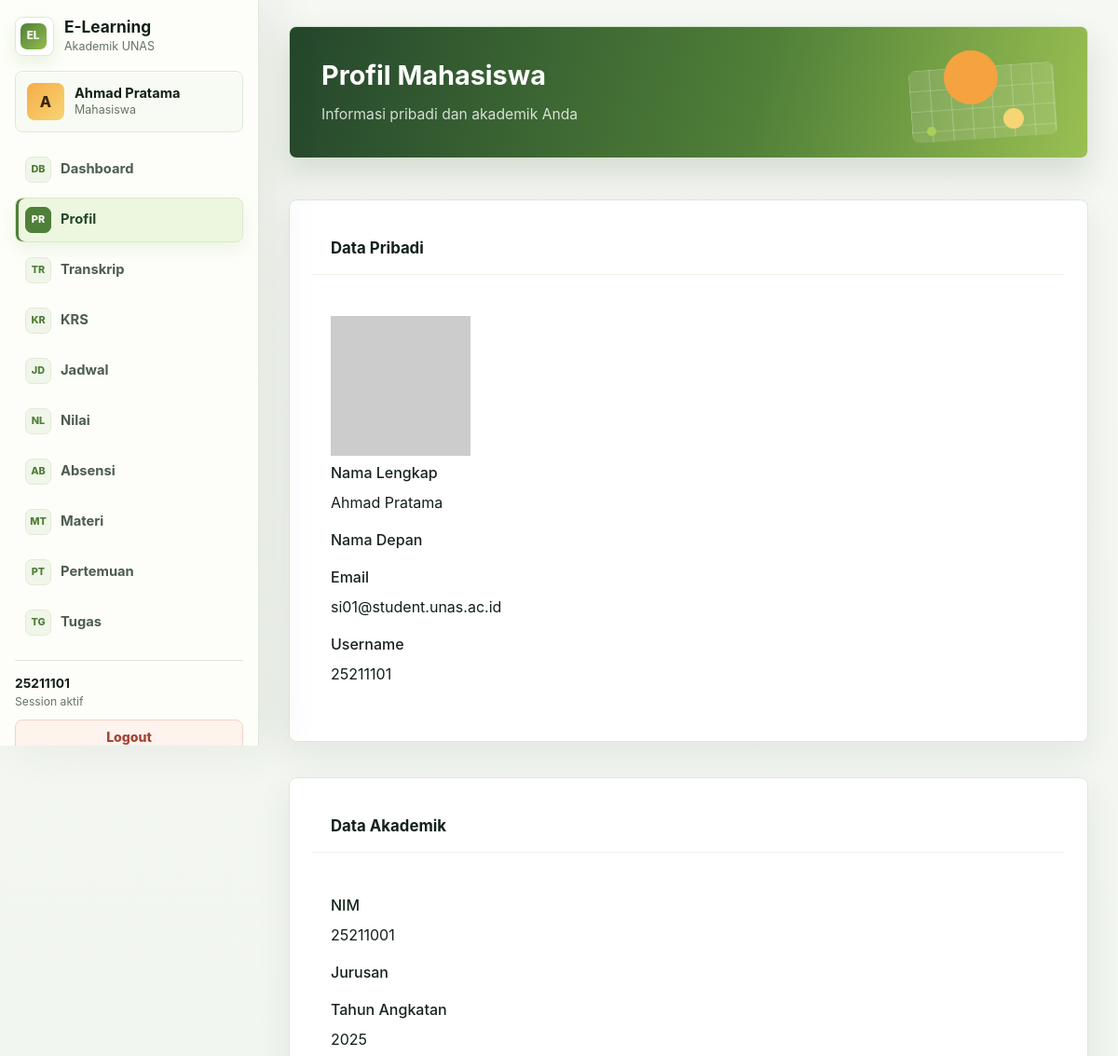
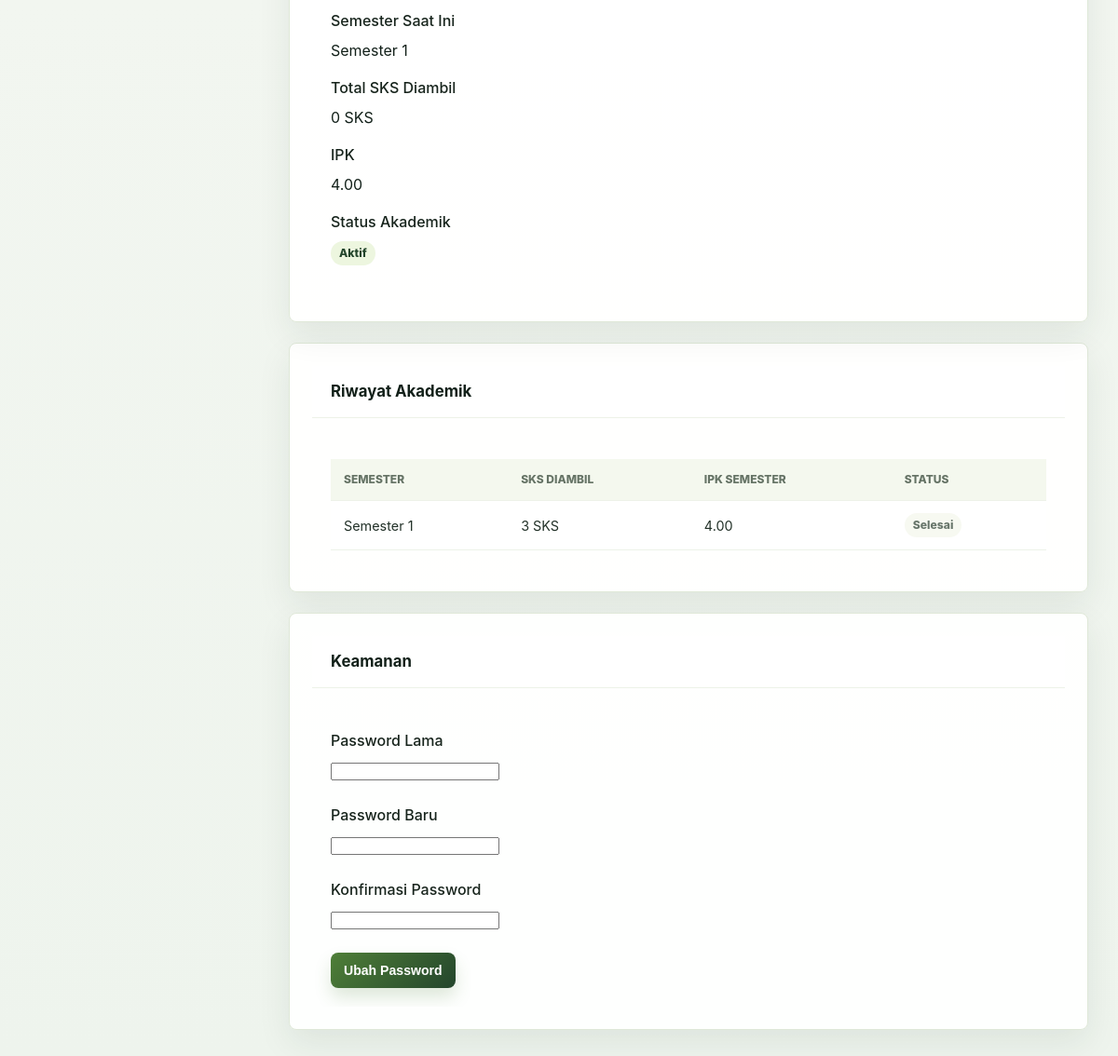
The page /src/mahasiswa/profil.php (signed in) on the database its author committed (2 pictures, top to bottom).
### tables this page shows
CREATE TABLE IF NOT EXISTS mahasiswa (
  id INT PRIMARY KEY AUTO_INCREMENT,
  user_id INT NOT NULL UNIQUE,
  nim VARCHAR(20) UNIQUE,
  jurusan_id INT NOT NULL,
  tahun_angkatan INT NOT NULL,
  semester_saat_ini INT DEFAULT 1,
  total_sks_diambil INT DEFAULT 0,
  total_sks_lulus INT DEFAULT 0,
  ipk DECIMAL(3,2) DEFAULT 0.00,
  status_akademik ENUM('aktif', 'cuti', 'lulus', 'drop') DEFAULT 'aktif',
  created_at TIMESTAMP DEFAULT CURRENT_TIMESTAMP,
  updated_at TIMESTAMP DEFAULT CURRENT_TIMESTAMP ON UPDATE CURRENT_TIMESTAMP,
  FOREIGN KEY (user_id) REFERENCES users(id) ON DELETE CASCADE,
  FOREIGN KEY (jurusan_id) REFERENCES jurusan(id),
  INDEX idx_jurusan (jurusan_id),
  INDEX idx_tahun_angkatan (tahun_angkatan)
);

CREATE TABLE IF NOT EXISTS users (
  id INT PRIMARY KEY AUTO_INCREMENT,
  username VARCHAR(8) UNIQUE NOT NULL,
  password VARCHAR(255) NOT NULL,
  nama_lengkap VARCHAR(100) NOT NULL,
  nama_depan VARCHAR(50) NOT NULL,
  email VARCHAR(100),
  role ENUM('mahasiswa', 'dosen', 'admin') NOT NULL,
  status ENUM('aktif', 'nonaktif') DEFAULT 'aktif',
  last_login TIMESTAMP NULL,
  created_at TIMESTAMP DEFAULT CURRENT_TIMESTAMP,
  updated_at TIMESTAMP DEFAULT CURRENT_TIMESTAMP ON UPDATE CURRENT_TIMESTAMP,
  INDEX idx_username (username),
  INDEX idx_role (role)
);

### src/auth/check_auth.php (called while the page is built, shortened)
<?php
function isLoggedIn() {
  return isset($_SESSION['user_id']) && !empty($_SESSION['user_id']);
}
function getCurrentUser() {
  return [
    'id' => $_SESSION['user_id'],
    'username' => $_SESSION['username'],
    'nama_lengkap' => $_SESSION['nama_lengkap'],
    'role' => $_SESSION['role'],
    'email' => $_SESSION['email'] ?? null
  ];
}
?>

### src/helpers/db.php (called while the page is built, shortened)
<?php
function executeQuery($conn, $sql, $params = [], $types = '') {
  try {
    $stmt = $conn->prepare($sql);
    if (!empty($params)) {
      $stmt->bind_param($types, ...$params);
    }
    if (!$stmt->execute()) {
      throw new Exception("Execute failed: " . $stmt->error);
    }
    return $stmt;
  } catch (Exception $e) {
    error_log("Database error: " . $e->getMessage());
    return false;
  }
}
function fetchRow($conn, $sql, $params = [], $types = '') {
  $stmt = executeQuery($conn, $sql, $params, $types);
  $result = $stmt->get_result();
  $row = $result->fetch_assoc();
  return $row;
}
function fetchOne($conn, $sql, $params = [], $types = '') {
  return fetchRow($conn, $sql, $params, $types);
}
function fetchAll($conn, $sql, $params = [], $types = '') {
  $stmt = executeQuery($conn, $sql, $params, $types);
  $result = $stmt->get_result();
  $rows = [];
  while ($row = $result->fetch_assoc()) {
    $rows[] = $row;
  }
  return $rows;
}
function getMahasiswaByUserId($conn, $userId) {
  return fetchRow($conn, "
    SELECT m.*, j.nama_jurusan, u.nama_lengkap, u.email
    FROM mahasiswa m
    JOIN jurusan j ON m.jurusan_id = j.id
    JOIN users u ON m.user_id = u.id
    WHERE m.user_id = ?
  ", [$userId], 'i');
}
function calculateIPK($conn, $mahasiswaId) {
  $result = fetchOne($conn, "
    SELECT AVG(CASE
      WHEN grade = 'A' THEN 4.0
      WHEN grade = 'A-' THEN 3.7
      WHEN grade = 'B+' THEN 3.3
      WHEN grade = 'B' THEN 3.0
      WHEN grade = 'B-' THEN 2.7
      WHEN grade = 'C+' THEN 2.3
      WHEN grade = 'C' THEN 2.0
      WHEN grade = 'D' THEN 1.0
      ELSE 0.0
    END) as ipk
    FROM krs
    WHERE mahasiswa_id = ? AND grade IS NOT NULL
  ", [$mahasiswaId], 'i');
  return $result['ipk'] ?? 0;
}
function getAcademicHistory($conn, $mahasiswaId) {
  return fetchAll($conn, "
    SELECT
      m.semester,
      COUNT(*) as jumlah_matkul,
      SUM(m.sks) as sks_diambil,
      AVG(CASE
        WHEN k.grade = 'A' THEN 4.0
        WHEN k.grade = 'A-' THEN 3.7
        WHEN k.grade = 'B+' THEN 3.3
        WHEN k.grade = 'B' THEN 3.0
        WHEN k.grade = 'B-' THEN 2.7
        WHEN k.grade = 'C+' THEN 2.3
        WHEN k.grade = 'C' THEN 2.0
        WHEN k.grade = 'D' THEN 1.0
        ELSE 0.0
      END) as ipk_semester,
      'selesai' as status
    FROM krs k
    JOIN matakuliah m ON k.matakuliah_id = m.id
    WHERE k.mahasiswa_id = ? AND k.grade IS NOT NULL
    GROUP BY m.semester
    ORDER BY m.semester ASC
  ", [$mahasiswaId], 'i');
}

### src/mahasiswa/profil.php (the view, shortened to what this page needs)
<?php
require_once __DIR__ . '/../../config/database.php';
require_once __DIR__ . '/../helpers/db.php';
require_once __DIR__ . '/../auth/check_auth.php';
$user = getCurrentUser();
$mahasiswa = getMahasiswaByUserId($conn, $user['id']);
$ipk = calculateIPK($conn, $mahasiswa['id']);
?>
<!DOCTYPE html>
<html lang="id">
<head>
    <link rel="stylesheet" href="/elearning_unas/public/css/style.css?v=20260702-fix3">
  <link rel="stylesheet" href="/elearning_unas/public/css/app.css?v=20260702-fix3">
</head>
<body>
    <div class="container-main">
        <?php include __DIR__ . '/../components/sidebar.php'; ?>
        <main class="content">
            <div class="page-header">
                <h1>Profil Mahasiswa</h1>
                <p>Informasi pribadi dan akademik Anda</p>
            </div>
            <div class="grid grid-2">
                <div class="card">
                    <div class="card-header">
                        <h2>Data Pribadi</h2>
                    </div>
                    <div class="card-body">
                        <div class="profile-photo">
                            <img src="https://via.placeholder.com/150" alt="Foto Profil" class="avatar-large">
                        </div>
                        <div class="info-group">
                            <label>Nama Lengkap</label>
                            <p><?php echo htmlspecialchars($user['nama_lengkap']); ?></p>
                        </div>
                        <div class="info-group">
                            <label>Nama Depan</label>
                        </div>
                        <div class="info-group">
                            <label>Email</label>
                            <p><?php echo htmlspecialchars($user['email']); ?></p>
                        </div>
                        <div class="info-group">
                            <label>Username</label>
                            <p><?php echo htmlspecialchars($user['username']); ?></p>
                        </div>
                    </div>
                </div>
                <div class="card">
                    <div class="card-header">
                        <h2>Data Akademik</h2>
                    </div>
                    <div class="card-body">
                        <div class="info-group">
                            <label>NIM</label>
                            <p><?php echo htmlspecialchars($mahasiswa['nim']); ?></p>
                        </div>
                        <div class="info-group">
                            <label>Jurusan</label>
                        </div>
                        <div class="info-group">
                            <label>Tahun Angkatan</label>
                            <p><?php echo htmlspecialchars($mahasiswa['tahun_angkatan']); ?></p>
                        </div>
                        <div class="info-group">
                            <label>Semester Saat Ini</label>
                            <p>Semester <?php echo htmlspecialchars($mahasiswa['semester_saat_ini']); ?></p>
                        </div>
                        <div class="info-group">
                            <label>Total SKS Diambil</label>
                            <p><?php echo htmlspecialchars($mahasiswa['total_sks_diambil']); ?> SKS</p>
                        </div>
                        <div class="info-group">
                            <label>IPK</label>
                            <p class="highlight"><?php echo number_format($ipk, 2); ?></p>
                        </div>
                        <div class="info-group">
                            <label>Status Akademik</label>
                            <p><span class="badge badge-success"><?php echo ucfirst($mahasiswa['status_akademik']); ?></span></p>
                        </div>
                    </div>
                </div>
            </div>
            <div class="card">
                <div class="card-header">
                    <h2>Riwayat Akademik</h2>
                </div>
                <div class="card-body">
                    <table class="table">
                        <thead>
                            <tr>
                                <th>Semester</th>
                                <th>SKS Diambil</th>
                                <th>IPK Semester</th>
                                <th>Status</th>
                            </tr>
                        </thead>
                        <tbody>
                            <?php
                            $history = getAcademicHistory($conn, $mahasiswa['id']);
                            foreach ($history as $h):
                            ?>
                            <tr>
                                <td>Semester <?php echo $h['semester']; ?></td>
                                <td><?php echo $h['sks_diambil']; ?> SKS</td>
                                <td><?php echo number_format($h['ipk_semester'], 2); ?></td>
                                <td><span class="badge badge-info"><?php echo ucfirst($h['status']); ?></span></td>
                            </tr>
                            <?php endforeach; ?>
                        </tbody>
                    </table>
                </div>
            </div>
            <div class="card">
                <div class="card-header">
                    <h2>Keamanan</h2>
                </div>
                <div class="card-body">
                    <form method="POST" action="../../src/auth/change_password.php" class="form">
                        <div class="form-group">
                            <label for="old_password">Password Lama</label>
                            <input type="password" id="old_password" name="old_password" required>
                        </div>
                        <div class="form-group">
                            <label for="new_password">Password Baru</label>
                            <input type="password" id="new_password" name="new_password" required>
                        </div>
                        <div class="form-group">
                            <label for="confirm_password">Konfirmasi Password</label>
                            <input type="password" id="confirm_password" name="confirm_password" required>
                        </div>
                        <button type="submit" class="btn btn-primary">Ubah Password</button>
                    </form>
                </div>
            </div>
        </main>
    </div>
</body>
</html>

### src/components/sidebar.php (shortened to what this page needs)
<?php
require_once __DIR__ . '/../auth/check_auth.php';
$current_page = basename($_SERVER['PHP_SELF']);
$user = getCurrentUser();
$roleMenus = $menus[$user['role']] ?? [];
$roleDisplay = [
  'mahasiswa' => 'Mahasiswa',
  'dosen' => 'Dosen',
  'admin' => 'Administrator'
][$user['role']] ?? 'User';
$initials = strtoupper(substr($user['nama_lengkap'] ?? 'U', 0, 1));
?>
<aside class="sidebar">
  <div class="sidebar-header">
    <div class="sidebar-brand">
      <div class="brand-mark">EL</div>
      <div>
        <h3>E-Learning</h3>
        <span>Akademik UNAS</span>
      </div>
    </div>
  </div>
  <div class="sidebar-user">
    <div class="user-avatar"><?php echo htmlspecialchars($initials); ?></div>
    <div class="user-meta">
      <strong><?php echo htmlspecialchars($user['nama_lengkap']); ?></strong>
      <span><?php echo htmlspecialchars($roleDisplay); ?></span>
    </div>
  </div>
  <nav class="sidebar-nav">
    <?php foreach ($roleMenus as $item): ?>
      <a href="<?php echo htmlspecialchars($item['href']); ?>" class="nav-item <?php echo $current_page === $item['file'] ? 'active' : ''; ?>">
        <span class="nav-icon"><?php echo htmlspecialchars($item['icon']); ?></span>
        <?php echo htmlspecialchars($item['label']); ?>
      </a>
    <?php endforeach; ?>
  </nav>
  <div class="sidebar-footer">
    <div class="sidebar-footnote">
      <strong><?php echo htmlspecialchars($user['username']); ?></strong>
      <span>Session aktif</span>
    </div>
    <a href="/elearning_unas/src/auth/logout.php" class="btn btn-danger btn-block">Logout</a>
  </div>
</aside>

### rows shown on the page
mahasiswa: user.nama_lengkap "A", user.nama_lengkap "Ahmad Pratama", user.email "si01@student.unas.ac.id", nim "25211001", tahun_angkatan "2025", semester_saat_ini "1", total_sks_diambil "0", status_akademik "Aktif"

### other values the page prints
$roleDisplay "Mahasiswa"
$item['icon'] "DB"
$item['label'] "Dashboard"
$item['icon'] "PR"
$item['label'] "Profil"
$item['icon'] "TR"
$item['label'] "Transkrip"
$item['icon'] "KR"
$item['label'] "KRS"
$item['icon'] "JD"
$item['label'] "Jadwal"
$item['icon'] "NL"
$item['label'] "Nilai"
$item['icon'] "AB"
$item['label'] "Absensi"
